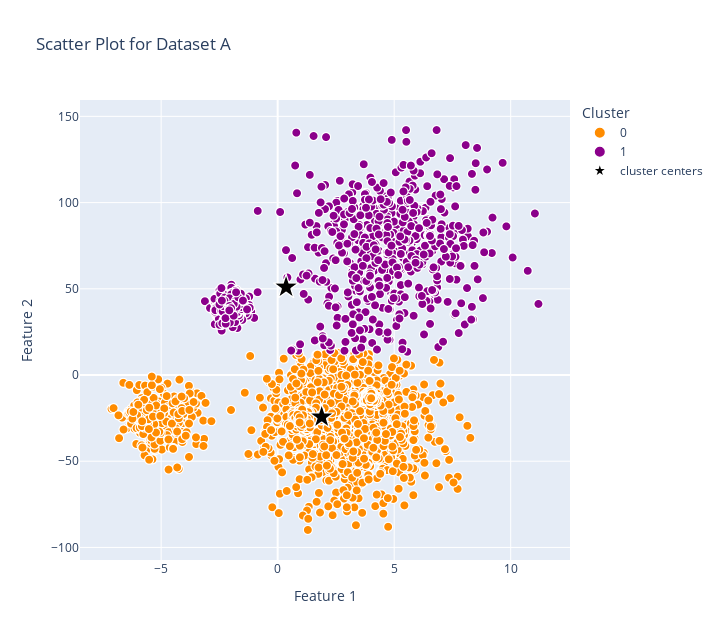

This figure's notebook cell:
### Code cell
print_clustering(
        X,
        cluster_centers=kmeans_random_2c.cluster_centers_,
        cluster_assignments=cluster_assignments,
        title='Scatter Plot for Dataset A',
        labels={'0': 'Feature 1', '1': 'Feature 2'})

### Figure 1 — Plotly figure (JSON) as saved in the notebook; plotly's stock layout.template omitted (floating-point values rounded to 4 significant figures; data arrays with more than 128 entries replaced by an {"elided": "..."} marker saying what was removed)
{"data": [{"hovertemplate": "Cluster=0<br>Feature 1=%{x}<br>Feature 2=%{y}<br>size=%{marker.size}<extra></extra>", "legendgroup": "0", "marker": {"color": "darkorange", "opacity": 1, "size": {"elided": "2720 int values"}, "sizemode": "area", "sizeref": 0.0125, "symbol": "circle"}, "mode": "markers", "name": "0", "showlegend": true, "type": "scattergl", "x": {"elided": "2720 float values"}, "xaxis": "x", "y": {"elided": "2720 float values"}, "yaxis": "y"}, {"hovertemplate": "Cluster=1<br>Feature 1=%{x}<br>Feature 2=%{y}<br>size=%{marker.size}<extra></extra>", "legendgroup": "1", "marker": {"color": "darkmagenta", "opacity": 1, "size": {"elided": "1530 int values"}, "sizemode": "area", "sizeref": 0.0125, "symbol": "circle"}, "mode": "markers", "name": "1", "showlegend": true, "type": "scattergl", "x": {"elided": "1530 float values"}, "xaxis": "x", "y": {"elided": "1530 float values"}, "yaxis": "y"}, {"hovertemplate": "Cluster=cluster centers<br>Feature 1=%{x}<br>Feature 2=%{y}<br>size=%{marker.size}<extra></extra>", "legendgroup": "cluster centers", "marker": {"color": "black", "opacity": 1, "size": [5, 5], "sizemode": "area", "sizeref": 0.0125, "symbol": "star"}, "mode": "markers", "name": "cluster centers", "showlegend": true, "type": "scattergl", "x": [1.89, 0.3613], "xaxis": "x", "y": [-24.35, 50.98], "yaxis": "y"}], "layout": {"height": 640, "legend": {"itemsizing": "constant", "title": {"text": "Cluster"}, "tracegroupgap": 0}, "title": {"text": "Scatter Plot for Dataset A"}, "width": 720, "xaxis": {"anchor": "y", "domain": [0, 1], "title": {"text": "Feature 1"}}, "yaxis": {"anchor": "x", "domain": [0, 1], "title": {"text": "Feature 2"}}}}
